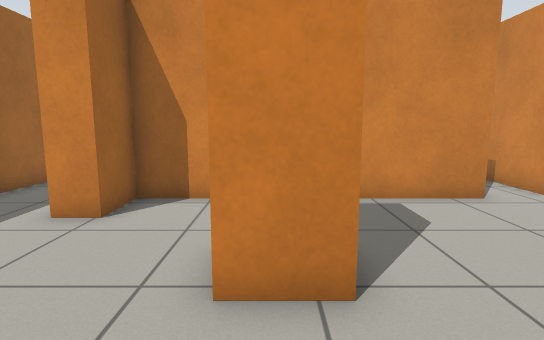
View 1 (above)

22 first-person views from a walk through a world built for the Gazebo simulator. The camera is 0.92 m above the floor, tilts 8° down and sees 80° across. Floor lines are 1 m apart. The floor is counted in squares, 0.5 m on a side. Each view is taken from the middle of a square. On the plan, view 1 faces up. The plan holds only what a view shows up to about 17 squares ahead; the rest is blank.

View 2
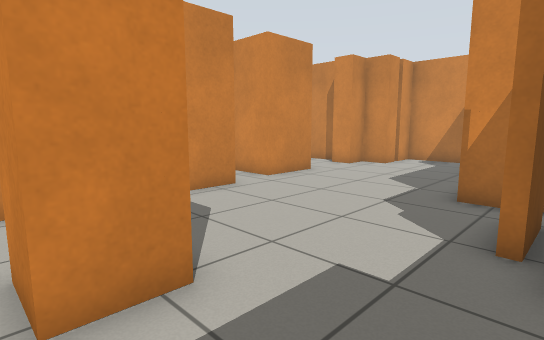

View 3
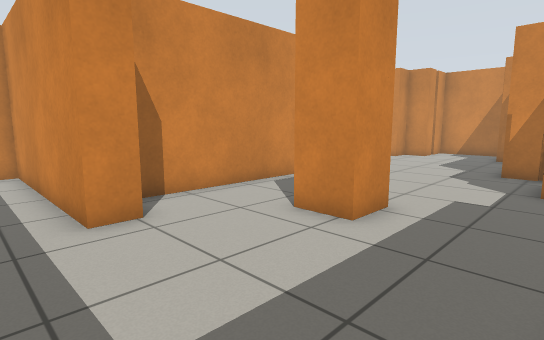

View 4
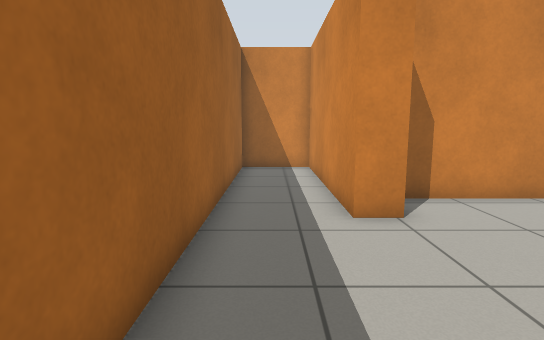

View 5
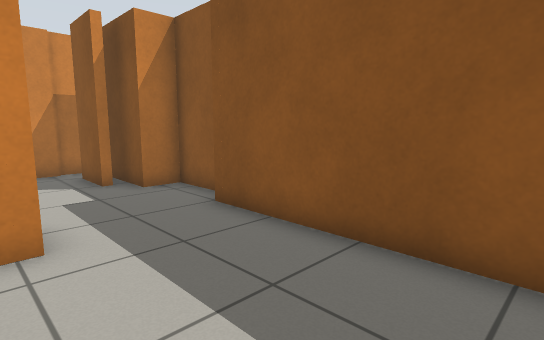

View 6
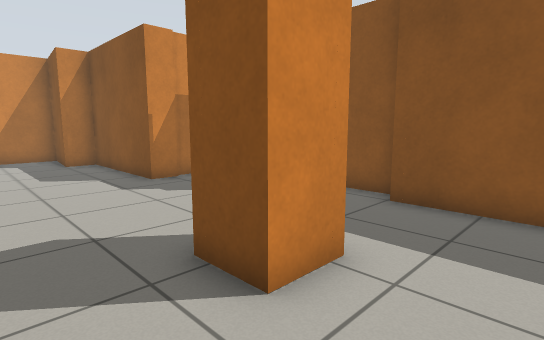

View 7
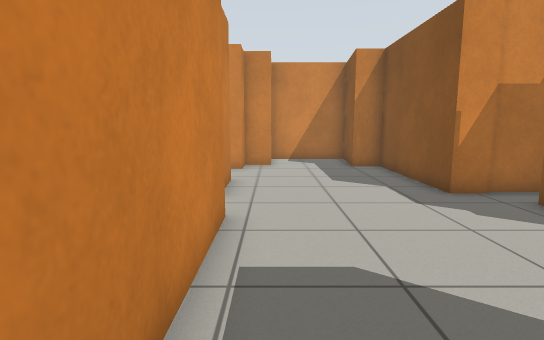

View 8
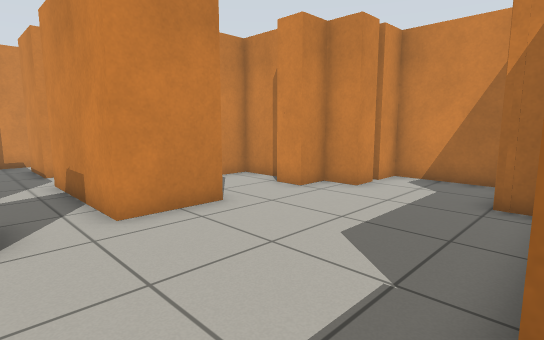

View 9
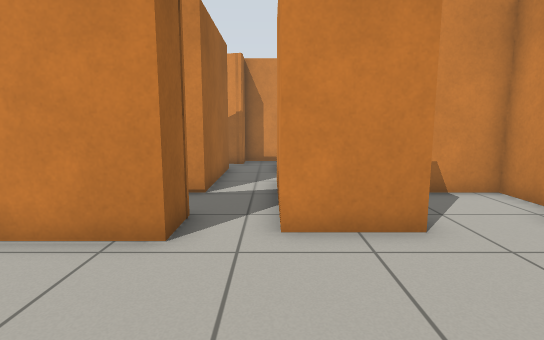

View 10
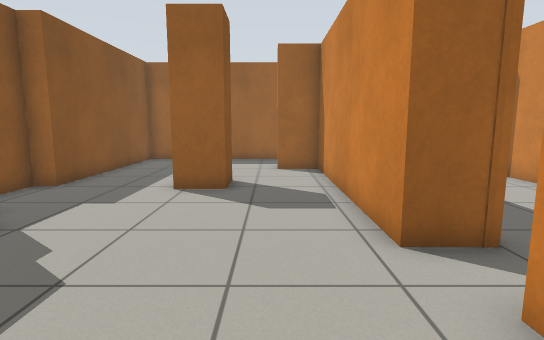

View 11
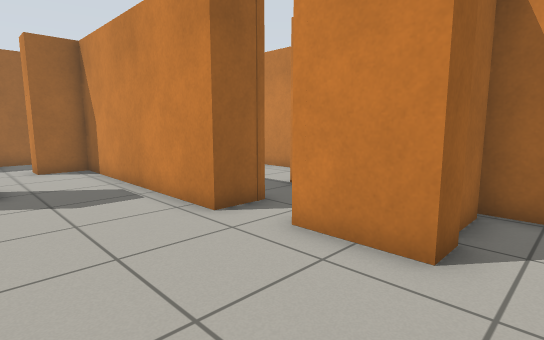

View 12
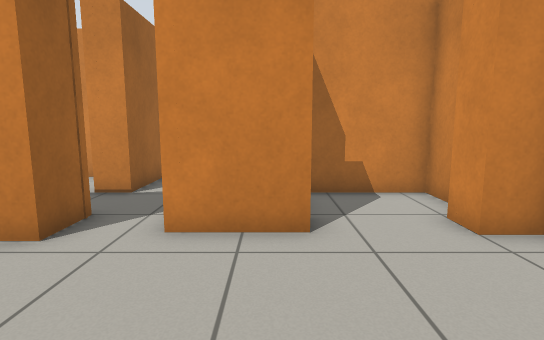

View 13
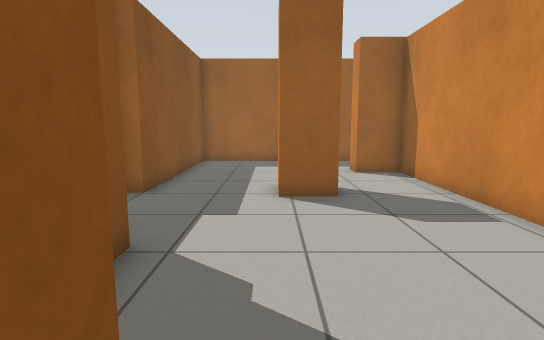

View 14
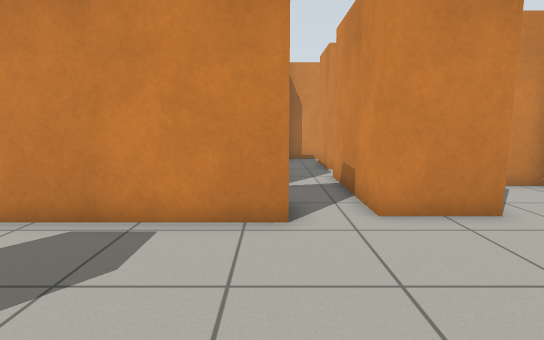

View 15
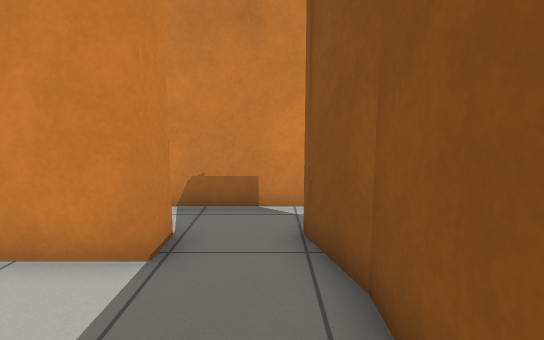

View 16
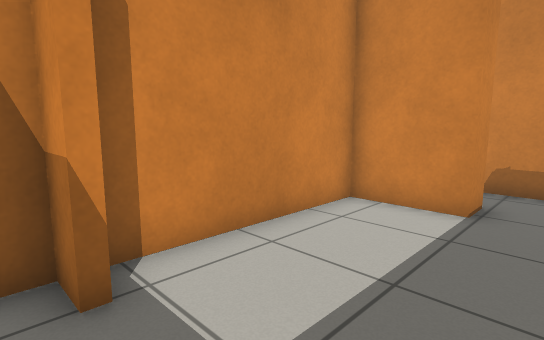

View 17
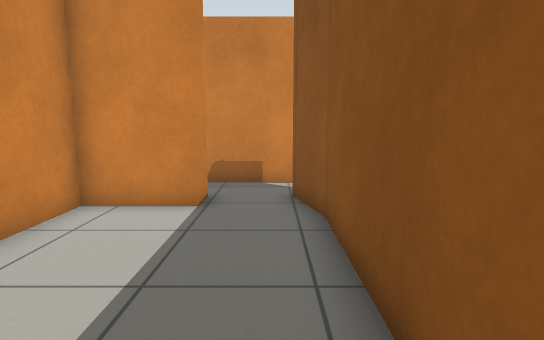

View 18
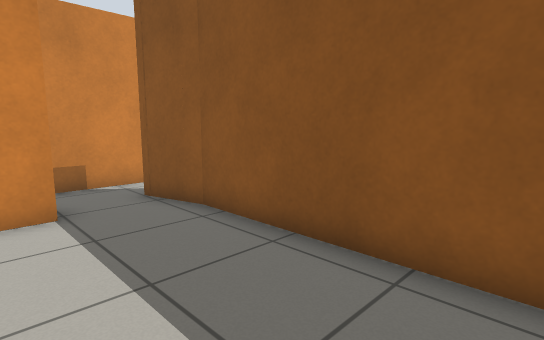

View 19
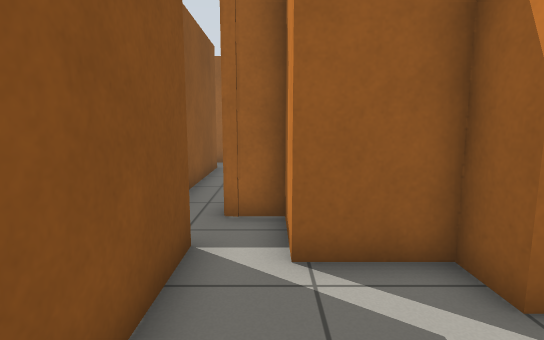

View 20
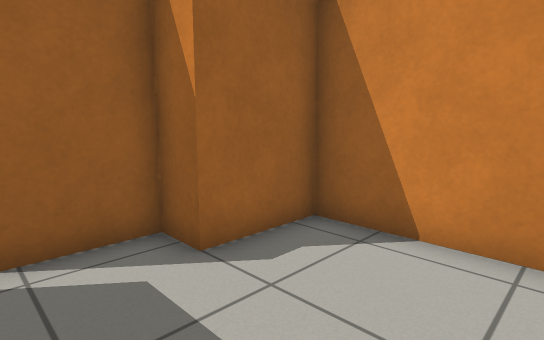

View 21
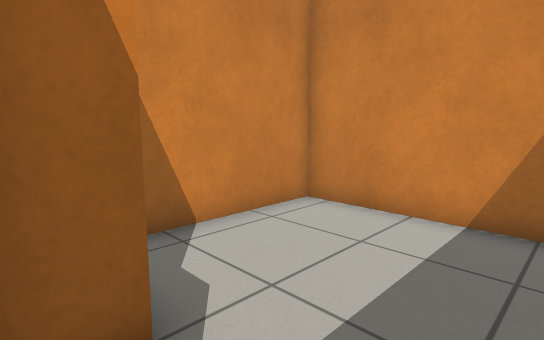

View 22
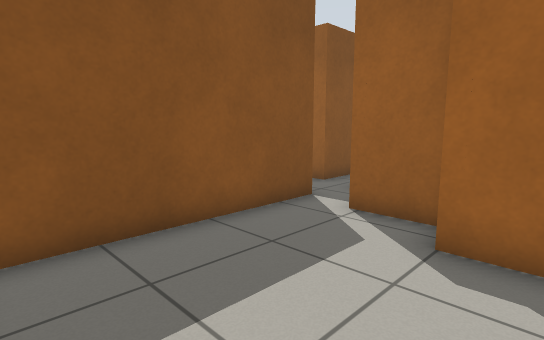

### Floor plan
Points are (right, up) in squares from view 1. A wall is a line through its corners. A room is listed if a view was taken in it or the views show most of it. See-through windows are left out.
Room 1 (views 1, 2, 3, 4, 5, 6, 7, 8, 9, 10, 11, 12, 13, 14)
walls: (0.9, 4.7) (0.9, 3.2) (-0.6, 3.2) (-0.6, 4.7) (0.9, 4.7); (5.3, 7.9) (-3.4, 7.9) (-3.4, 6.2) (-4.4, 6.2) (-4.4, 13.9) (-7.3, 13.9) (-7.3, -0.5) (0.4, -0.5); (4.2, 0.9) (6.4, 0.9); (7.5, 1.1) (7.5, 2.2) (13.2, 2.2) (13.2, 3.4) (13.6, 3.4); (0.4, -1.2) (3.3, -1.2) (3.3, 0) (5.9, 0); (7.7, -0.4) (7.7, 1.3); (9.7, 9.4) (9.7, 8.4) (7.2, 8.4); (9.5, 11.2) (9.5, 10); (13.2, 3.1) (13.2, 3.4) (16.3, 3.1) (16.3, 7) (15, 7); (13.2, 9.6) (13.2, 11.6) (9.4, 11.6); (14.7, 7) (13.7, 7) (13.7, 8.4) (12.5, 8.4) (12.5, 9.3)
ways out: opening at (6, 9) to room 5
Room 2 (views 15, 16, 17, 18)
walls: (-2.2, 13.4) (-2.2, 14.3) (-2.8, 14.3); (4.2, 11.6) (4.2, 14.3) (-1.8, 14.3); (-2.9, 8.9) (3.4, 8.9)
ways out: opening at (4.5, 10.5) to room 5
Room 3 (views 19, 20, 21, 22)
walls: (14.5, 19.4) (14.5, 24.2) (9.1, 24.2) (9.1, 21.5) (7.9, 21.5) (7.9, 19.3); (7.2, 17.8) (13.8, 17.8)
ways out: opening at (8, 19) to room 4
Room 4 (no view inside)
walls: (5.7, 18) (4.9, 18.2); (7.2, 16.6) (7.2, 17.8); (7.9, 19.3) (5.7, 19.3) (5.7, 18.1) (5.2, 18.1)
ways out: opening at (8, 19) to room 3; opening at (5, 17.5); opening at (6.5, 16)
Room 5 (no view inside)
walls: (5.3, 9.5) (5.3, 7.9); (5.3, 11.6) (4.2, 11.6); (3.3, 8.9) (5.3, 9.5) (5.4, 9.1); (7.2, 8.4) (7.2, 11.4)
ways out: opening at (6, 9) to room 1; opening at (4.5, 10.5) to room 2; opening at (6, 12.5)

Positions as (right, up) in squares from view 1, and headings:
1: (0, 0), facing up
2: (-1, 0), facing up-right
3: (-6, 0), facing up-right
4: (-6, 0), facing up
5: (-6, 4), facing down-right
6: (-3, 7), facing down-right
7: (-1, 7), facing right
8: (5, 2), facing up-right
9: (7, 3), facing up
10: (10, 6), facing left
11: (11, 4), facing up-left
12: (9, 3), facing up
13: (9, 3), facing left
14: (5, 2), facing up
15: (0, 10), facing right
16: (-3, 10), facing up-right
17: (-3, 10), facing right
18: (-3, 13), facing down-right
19: (12, 19), facing left
20: (13, 19), facing up-left
21: (8, 19), facing up-right
22: (14, 23), facing down-left
